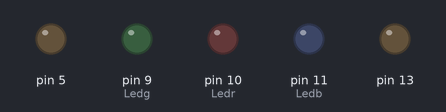
The sketch below on a simulated Arduino Uno, built with avr-gcc and run on an emulated ATmega328P. Parts: output pins drawn as LEDs (lit = HIGH).

Above: at 0.1 s.
At 5.1 s:
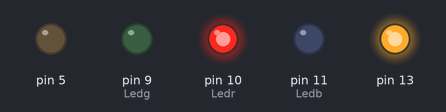
At 6.1 s:
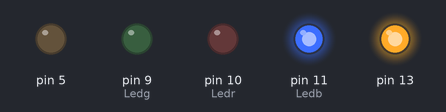
At 7.1 s:
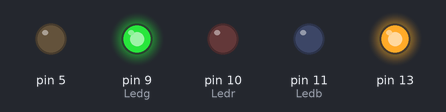
At 8.1 s:
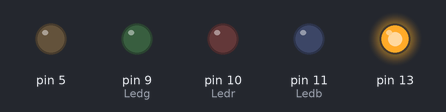
At 31.1 s:
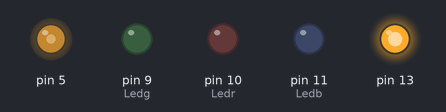
Timing chart, 0 to 32.6 s (numbered marks = the images above):
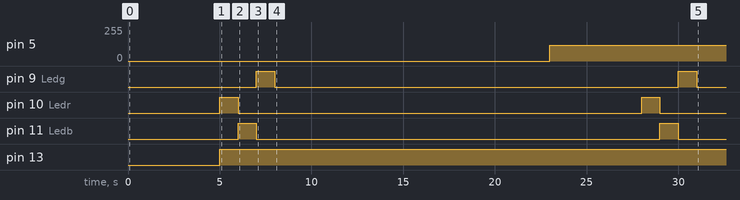

Measured:
- by itself, pin 5: 0/255 → 120/255 at 23.0 s
- by itself, pin 9 (Ledg), pin 10 (Ledr), pin 11 (Ledb): alternates HIGH for 1.0 s and LOW for 22.0 s
- by itself, pin 13: LOW → HIGH at 5.0 s

The sketch:

Laser_Timer.ino
```cpp
int Ledg = 9;
int Ledb = 11;
int Ledr = 10;
int d = 1000;
int a = 15000;

void setup() {
  // put your setup code here, to run once:
pinMode(Ledg, OUTPUT);
pinMode(Ledb, OUTPUT);
pinMode(Ledr, OUTPUT);
pinMode(13,OUTPUT);
Serial.begin(9600);
}

void loop() {
  // put your main code here, to run repeatedly:
delay(5000);

digitalWrite(13, HIGH);
analogWrite(Ledr, 255);
delay(d);
analogWrite(Ledr, 0);
analogWrite(Ledb, 255);
delay(d);
analogWrite(Ledb, 0);
analogWrite(Ledg, 255);
delay(d);
analogWrite(Ledg, 0);
delay(a);
analogWrite(5, 120);
}
```
